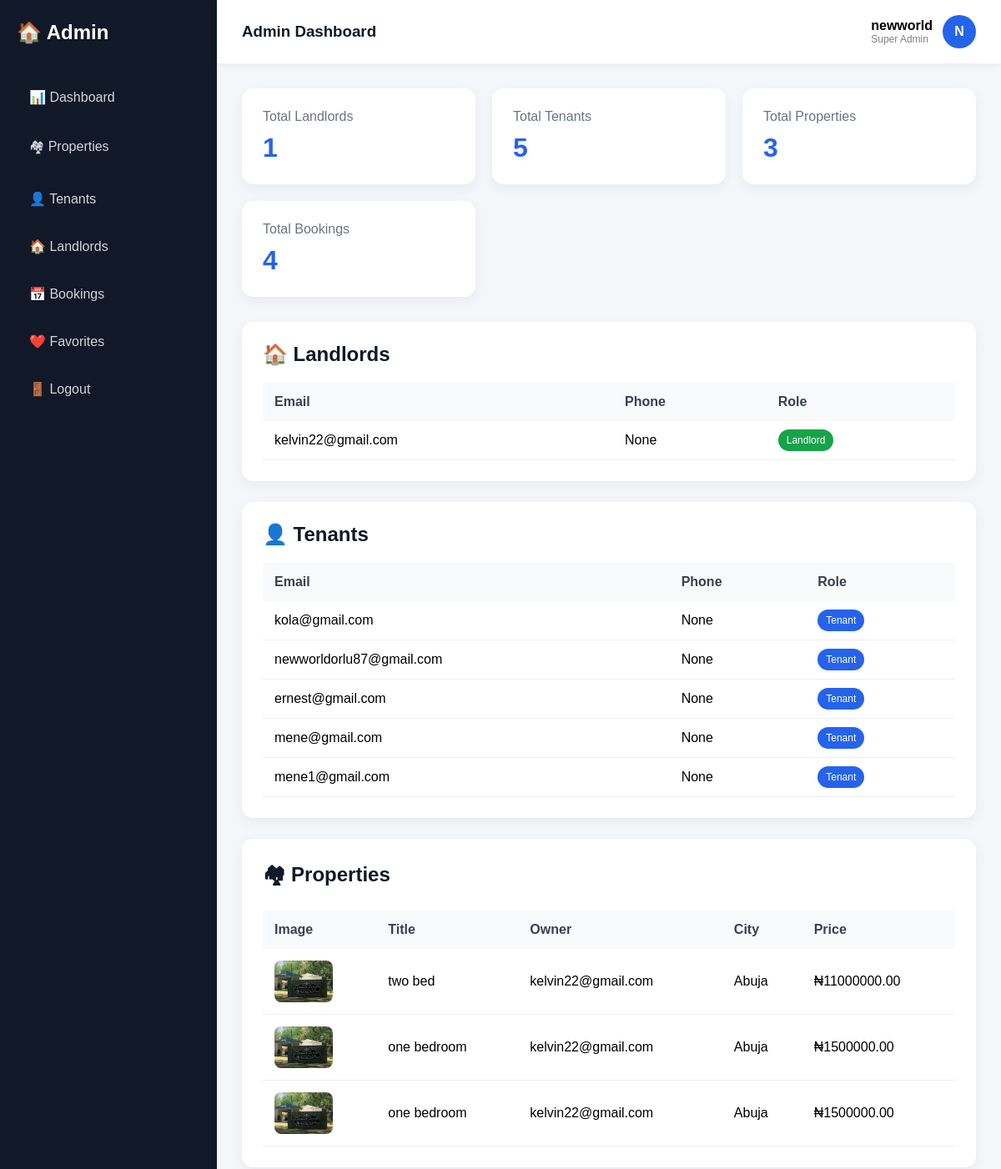
Before: /dashboard/ (signed in, upper part) with the older database file.
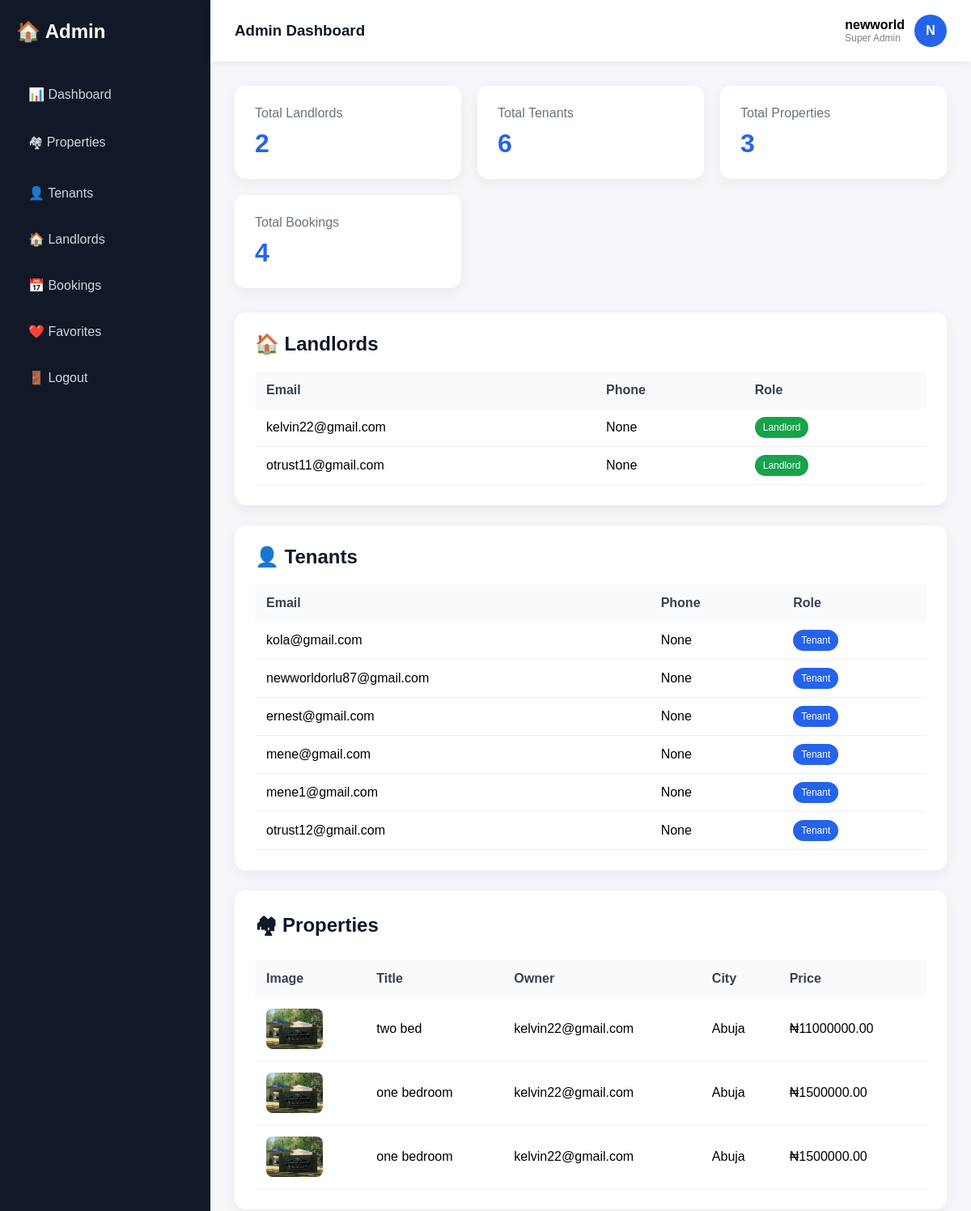
After: the same page with the newer database file.
### accounts/models.py (models this page shows, shortened)
class User(AbstractUser):
    USER_TYPE_CHOICES = (
        ('tenant', 'Tenant'),
        ('landlord', 'Landlord'),
    )
    user_type = models.CharField(max_length=10, choices=USER_TYPE_CHOICES)
    email = models.EmailField(unique=True)
    phone = models.CharField(max_length=15, blank=True, null=True)
    is_verified = models.BooleanField(default=False)
    is_landlord = models.BooleanField(default=False)
    USERNAME_FIELD = 'email'
    REQUIRED_FIELDS = ['username']

### listings/models.py (models this page shows, shortened)
class Property(models.Model):
    title = models.CharField(max_length=200)
    class Meta:
        app_label = 'rentals'  # Add this

### dashboard/views.py (the view)
# urls.py: path('', views.admin_dashboard, name='admin_dashboard'),
@login_required
def admin_dashboard(request):
    if not request.user.is_superuser:
        return HttpResponseForbidden("Access denied")
    landlords = User.objects.filter(user_type='landlord')
    tenants = User.objects.filter(user_type='tenant')
    properties = Property.objects.all().order_by('-created_at')
    bookings = Booking.objects.all()
    context = {
        'landlords': landlords,
        'tenants': tenants,
        'properties': properties,
        'bookings': bookings,
        'total_landlords': landlords.count(),
        'total_tenants': tenants.count(),
        'total_properties': properties.count(),
        'total_bookings': bookings.count(),
    }
    return render(request, 'dashboard/admin_dashboard.html', context)

### dashboard/templates/dashboard/admin_dashboard.html (shortened to what this page needs)
{% extends 'accounts/base.html' %}
{% block content %}
<div class="dashboard">
    <div class="sidebar">
        <h2>🏠 Admin</h2>
        <a href="#">📊 Dashboard</a>
        <a href="#">🏘 Properties</a>
        <a href="#">👤 Tenants</a>
        <a href="#">🏠 Landlords</a>
        <a href="#">📅 Bookings</a>
        <a href="#">❤️ Favorites</a>
        <a href="{% url 'logout' %}">🚪 Logout</a>
    </div>
    <div class="main">
        <div class="navbar">
            <h3>Admin Dashboard</h3>
            <div class="admin-info">
                <div>
                    <strong>{{ request.user.username }}</strong>
                    <p style="font-size:12px;color:gray;">
                        Super Admin
                    </p>
                </div>
                <div class="admin-avatar">
                    {{ request.user.username|first|upper }}
                </div>
            </div>
        </div>
        <div class="content">
            <div class="stats">
                <div class="card">
                    <p>Total Landlords</p>
                    <h2>{{ total_landlords }}</h2>
                </div>
                <div class="card">
                    <p>Total Tenants</p>
                    <h2>{{ total_tenants }}</h2>
                </div>
                <div class="card">
                    <p>Total Properties</p>
                    <h2>{{ total_properties }}</h2>
                </div>
                <div class="card">
                    <p>Total Bookings</p>
                    <h2>{{ total_bookings }}</h2>
                </div>
            </div>
            <div class="section">
                <h2>🏠 Landlords</h2>
                <div class="table-wrapper">
                    <table>
                        <tr>
                            <th>Email</th>
                            <th>Phone</th>
                            <th>Role</th>
                        </tr>
                        {% for landlord in landlords %}
                        <tr>
                            <td>{{ landlord.email }}</td>
                            <td>{{ landlord.phone }}</td>
                            <td>
                                <span class="badge landlord">
                                    Landlord
                                </span>
                            </td>
                        </tr>
                        {% endfor %}
                    </table>
                </div>
            </div>
            <div class="section">
                <h2>👤 Tenants</h2>
                <div class="table-wrapper">
                    <table>
                        <tr>
                            <th>Email</th>
                            <th>Phone</th>
                            <th>Role</th>
                        </tr>
                        {% for tenant in tenants %}
                        <tr>
                            <td>{{ tenant.email }}</td>
                            <td>{{ tenant.phone }}</td>
                            <td>
                                <span class="badge tenant">
                                    Tenant
                                </span>
                            </td>
                        </tr>
                        {% endfor %}
                    </table>
                </div>
            </div>
            <div class="section">
                <h2>🏘 Properties</h2>
                <div class="table-wrapper">
                    <table>
                        <tr>
                            <th>Image</th>
                            <th>Title</th>
                            <th>Owner</th>
                            <th>City</th>
                            <th>Price</th>
                        </tr>
                        {% for property in properties %}
                        <tr>
                            <td>
                                <img src="{{ property.image.url }}"
                                     class="property-img">
                            </td>
                            <td>{{ property.title }}</td>
                            <td>{{ property.owner.email }}</td>
                            <td>{{ property.city }}</td>
                            <td>₦{{ property.price }}</td>
                        </tr>
                        {% endfor %}
                    </table>
                </div>
            </div>
        </div>
    </div>
</div>
{% endblock %}

### accounts/templates/accounts/base.html (shortened to what this page needs)
{% block content %}{% endblock %}

### dashboard/templates/dashboard/admin_dashboard.html (style rules this page uses)
* { margin:0; padding:0; box-sizing:border-box; }
.dashboard { display:flex; min-height:100vh; }
.sidebar { width:260px; background:#111827; color:white; padding:25px 20px; position:fixed; height:100%; }
.sidebar h2 { margin-bottom:40px; font-size:24px; }
.sidebar a { display:block; color:#d1d5db; text-decoration:none; padding:14px 15px; border-radius:10px; margin-bottom:10px; transition:0.3s; }
.main { margin-left:260px; width:100%; }
.navbar { background:white; padding:18px 30px; display:flex; justify-content:space-between; align-items:center; box-shadow:0 2px 10px rgba(0,0,0,0.05); position:sticky; top:0; z-index:100; }
.navbar h3 { color:#111827; }
.admin-info { display:flex; align-items:center; gap:12px; }
.admin-avatar { width:40px; height:40px; border-radius:50%; background:#2563eb; color:white; display:flex; align-items:center; justify-content:center; font-weight:bold; }
.content { padding:30px; }
.stats { display:grid; grid-template-columns:repeat(auto-fit,minmax(220px,1fr)); gap:20px; margin-bottom:30px; }
.card { background:white; padding:25px; border-radius:14px; box-shadow:0 5px 15px rgba(0,0,0,0.05); }
.card p { color:#6b7280; margin-bottom:10px; }
.card h2 { color:#2563eb; font-size:32px; }
.section { background:white; padding:25px; border-radius:14px; margin-bottom:25px; box-shadow:0 5px 15px rgba(0,0,0,0.05); }
.section h2 { margin-bottom:20px; color:#111827; }
.table-wrapper { overflow-x:auto; }
table { width:100%; border-collapse:collapse; }
table th { background:#f9fafb; padding:14px; text-align:left; color:#374151; }
table td { padding:14px; border-bottom:1px solid #eee; }
.property-img { width:70px; height:50px; object-fit:cover; border-radius:8px; }
.badge { padding:6px 10px; border-radius:30px; font-size:12px; color:white; }
.landlord { background:#16a34a; }
.tenant { background:#2563eb; }

Changed rows visible on the page:
added User: email "otrust11@gmail.com", phone "None", shown under "🏠 Landlords"
added User: email "otrust12@gmail.com", phone "None", shown under "👤 Tenants"
Other visible differences:
{{ total_landlords }}: "1" → "2"
{{ total_tenants }}: "5" → "6"
